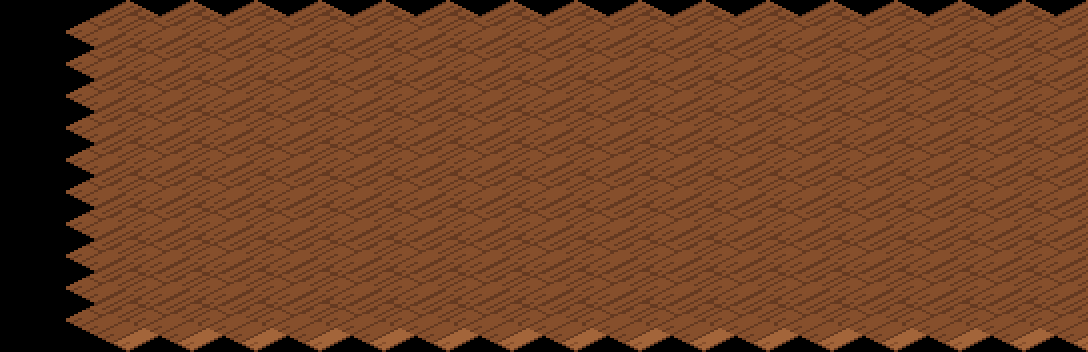

A level layout from a 2D game, rendered from its tile map. Below: a short description, then the map file with its tile-grid data intact:
An orthogonal 17x11 tile map with 64x32 px tiles, 1 tile layer (suelo).

<map version="1.10" orientation="orthogonal" renderorder="right-down" width="17" height="11" tilewidth="64" tileheight="32" infinite="0" nextlayerid="2" nextobjectid="1">
 <tileset firstgid="1" name="terreno_mundo" tilewidth="128" tileheight="64" tilecount="203" columns="8">
  <image source="../textures/../textures/terreno_mundo.png" width="1024" height="1664" />
 </tileset>
 <layer id="1" name="suelo" width="17" height="11">
  <data encoding="csv">
0,0,0,0,0,0,0,0,0,0,0,0,0,0,0,0,0,
0,158,158,158,158,158,158,158,158,158,158,158,158,158,158,158,158,
0,158,158,158,158,158,158,158,158,158,158,158,158,158,158,158,158,
0,158,158,158,158,158,158,158,158,158,158,158,158,158,158,158,158,
0,158,158,158,158,158,158,158,158,158,158,158,158,158,158,158,158,
0,158,158,158,158,158,158,158,158,158,158,158,158,158,158,158,158,
0,158,158,158,158,158,158,158,158,158,158,158,158,158,158,158,158,
0,158,158,158,158,158,158,158,158,158,158,158,158,158,158,158,158,
0,158,158,158,158,158,158,158,158,158,158,158,158,158,158,158,158,
0,158,158,158,158,158,158,158,158,158,158,158,158,158,158,158,158,
0,158,158,158,158,158,158,158,158,158,158,158,158,158,158,158,158
</data>
 </layer>
</map>
